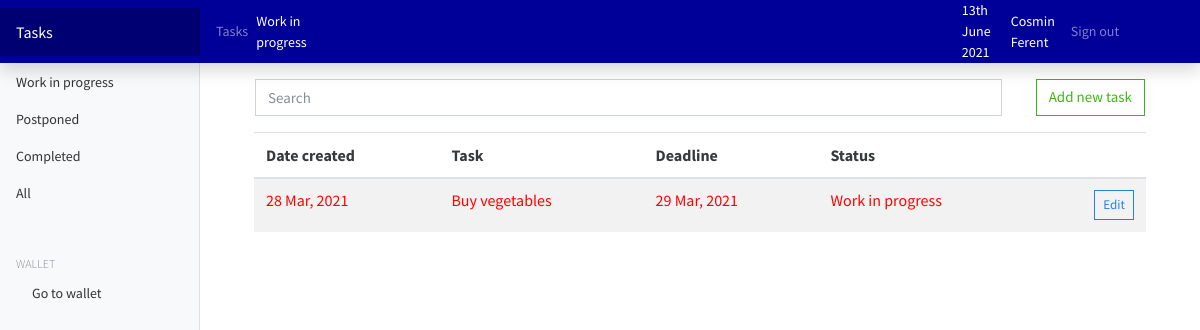
Page /todos/work_in_progress_todos/ (signed in) on the committed database.
### todos/models.py (models this page shows, shortened)
class Todo(models.Model):
    owner = models.ForeignKey(to=User, on_delete=models.CASCADE)
    created = models.DateField(auto_now_add=True)
    description = models.TextField()
    deadline = models.DateField(default=now)
    status = models.CharField(max_length=100)
    class Meta:
        ordering = ['-deadline']

### todos/views.py (the view)
# urls.py: path('work_in_progress_todos/', views.work_in_progress_todos, name='work-in-progress-todos'),
@login_required(login_url='/authentication/login/')
def work_in_progress_todos(request):
    todos = Todo.objects.filter(owner=request.user).order_by('deadline')
    paginator = Paginator(todos, 10)
    page_number = request.GET.get('page')
    page_object = Paginator.get_page(paginator, page_number)
    context = {
        'todos': todos,
        'page_object': page_object,
        'today_date': today_date
    }
    return render(request, 'todos/work_in_progress_todos.html', context)

### todos/templates/todos/work_in_progress_todos.html (shortened to what this page needs)
{% extends 'todos/base.html' %}
{% load static %}
        {% block topmenu %}
            <li class="nav-item text-nowrap mr-2"><a class="nav-link" href="{% url 'todos' %}">Tasks</a></li>
            <li class="breadcrumb-item active" style="color: white;" aria-current="page">Work in progress</li>
        {% endblock %}
        {% block content %}
            <div class="container mt-3">
                <div class="row">
                    <div class="col-md-10">
                        <div class="form-group ml-3">
                            <input type="text" class="form-control" id="searchField" placeholder="Search">
                        </div>
                    </div>
                    <div class="col-md-2">
                        <a href="{% url 'add-todo' %}" class="btn btn-outline-success  float-right mr-3">Add new task</a>
                    </div>
                </div>
                <div class="container">
                    {% if todos.count %}
                        <div class="app-table">
                            <table class="table table-striped table-hover">
                                <thead>
                                    <tr>
                                        <th>Date created</th>
                                        <th>Task</th>
                                        <th>Deadline</th>
                                        <th>Status</th>
                                        <th></th>
                                    </tr>
                                </thead>
                                <tbody>
                                    {% for todo in page_object %}
                                        <tr>
                                            {% if todo.status == 'Work in progress' %}
                                                {% if todo.deadline < today_date %}
                                                    <td style="color: red">{{ todo.created | date:'d M, Y' }}</td>
                                                    <td style="color: red">{{ todo.description }}</td>
                                                    <td style="color: red">{{ todo.deadline | date:'d M, Y' }}</td>
                                                    <td style="color: red">{{ todo.status }}</td>
                                                {% else %}
                                                    <td>{{ todo.created | date:'d M, Y' }}</td>
                                                    <td>{{ todo.description }}</td>
                                                    <td>{{ todo.deadline | date:'d M, Y' }}</td>
                                                    <td>{{ todo.status }}</td>
                                                {% endif %}
                                                <td><a href="{% url 'edit-todo' todo.id %}" class="btn btn-outline-primary btn-sm float-right mr-auto">Edit</a></td>
                                            {% endif %}
                                        </tr>
                                    {% endfor %}
                                </tbody>
                            </table>
                        </div>
                    {% endif %}
                </div>
            </div>
        {% endblock %}

### todos/templates/todos/base.html (shortened to what this page needs)
{% load static %}
<html lang="en">
    <head>
        <link href="{% static 'wallet/css/bootstrap.min.css' %}" rel="stylesheet">
        <link href="{% static 'wallet/css/main.css' %}" rel="stylesheet">
        <link href="{% static 'wallet/css/dashboard.css' %}" rel="stylesheet">
    </head>
    <body>
        <nav class="navbar navbar-dark sticky-top flex-md-nowrap p-0 shadow" style="background-color: #000099;">
            <a class="navbar-brand col-md-3 col-lg-2 mr-0 px-3" href="{% url 'todos' %}">Tasks</a>
            <ul class="navbar-nav px-3" style="display: flex; flex-direction: row; align-items: center;">
                {% block topmenu %}
                {% endblock %}
                <li style="color: white; padding-right: 20px">{% now "jS F Y" %}</li>
                <li class="" style="color: white;">{{ request.user.get_full_name }}</li>
                <li class="nav-item text-nowrap">
                    <a class="nav-link ml-3" href="{% url 'logout' %}">Sign out</a>
                </li>
            </ul>
        </nav>
        <div class="container-fluid">
            <div class="row">
                {% include 'todos/partials/_sidebar.html' %}
                <main role="main" class="col-md-9 ml-sm-auto col-lg-10 px-md-4">
                    {% block content %}
                    {% endblock %}
                </main>
            </div>
        </div>
    </body>
</html>

### walletwebsite/static/wallet/css/dashboard.css (style rules this page uses)
body { font-size: .875rem; }
.navbar-brand { padding-top: .75rem; padding-bottom: .75rem; font-size: 1rem; background-color: rgba(0, 0, 0, .25); box-shadow: inset -1px 0 0 rgba(0, 0, 0, .25); }

### rows in the picture
Todo: created "28 Mar, 2021", description "Buy vegetables", deadline "29 Mar, 2021", status "Work in progress"

### other values in the picture
{{ request.user.get_full_name }} "Cosmin Ferent"
